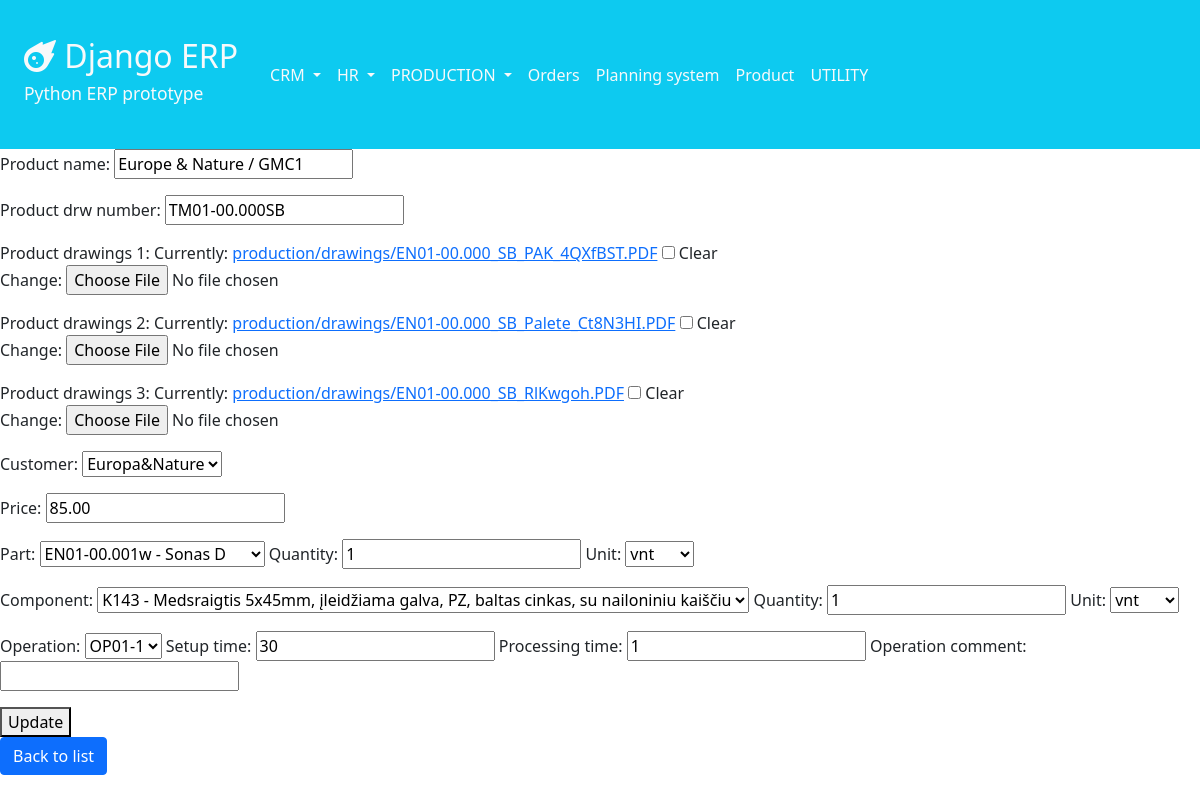
/inventory/products/update/1/, run on the app's committed database.
### inventory/models.py (models this page shows, shortened)
class Product(models.Model):
    code_id = models.CharField(max_length=10, unique=True)
    product_name = models.CharField(max_length=100, unique=True, blank=True, null=True)
    product_drw_number = models.CharField(max_length=35, unique=True, null=True)
    product_drawings_1 = models.FileField(upload_to='production/drawings/', blank=True, null=True)
    product_drawings_2 = models.FileField(upload_to='production/drawings/', blank=True, null=True)
    product_drawings_3 = models.FileField(upload_to='production/drawings/', blank=True, null=True)
    customer = models.ForeignKey(Customer, on_delete=models.RESTRICT, blank=True, null=True)
    price = models.DecimalField(max_digits=7, decimal_places=2, blank=True, null=True)
    class Meta:
        ordering = ['product_drw_number']

class PartsForProduct(models.Model):
    part = models.ForeignKey(Part, on_delete=models.RESTRICT, blank=True, null=True)
    quantity = models.IntegerField(default=1, blank=True, null=True)
    unit = models.ForeignKey(Unit, on_delete=models.RESTRICT, blank=True, null=True)
    product = models.ForeignKey(Product, on_delete=models.RESTRICT, blank=True, null=True)

class ComponentsForProduct(models.Model):
    component = models.ForeignKey(Component, on_delete=models.RESTRICT, blank=True, null=True)
    quantity = models.IntegerField(default=1, blank=True, null=True)
    unit = models.ForeignKey(Unit, on_delete=models.RESTRICT, blank=True, null=True)
    product = models.ForeignKey(Product, on_delete=models.RESTRICT, blank=True, null=True)

class OperationsForProduct(models.Model):
    operation = models.ForeignKey(Operation, on_delete=models.RESTRICT, blank=True, null=True)
    setup_time = models.IntegerField(default=30, blank=True, null=True)
    processing_time = models.IntegerField(default=1, blank=True, null=True)
    operation_comment = models.CharField(max_length=150, blank=True, null=True)
    product = models.ForeignKey(Product, on_delete=models.RESTRICT, blank=True, null=True)

### utility/models.py (models this page shows)
class Unit(models.Model):
    unit = models.CharField(max_length=20, blank=True, null=True)
    description = models.TextField(blank=True, null=True)
    class Meta:
        ordering = ['unit']
    def __str__(self):
        return f'{self.unit}'

### inventory/views.py (the view)
# urls.py: path('products/update/<int:pk>/', views.update_product, name='update_product'),
def update_product(request, pk):
    product = Product.objects.get(pk=pk)
    part = PartsForProduct.objects.get(pk=pk)
    component = ComponentsForProduct.objects.get(pk=pk)
    operation = OperationsForProduct.objects.get(pk=pk)
    if request.method == 'POST':
        form1 = ProductForm(request.POST, instance=product)
        form2 = PartsForProductForm(request.POST, instance=part)
        form3 = ComponentsForProductForm(request.POST, instance=component)
        form4 = OperationsForProductForm(request.POST, instance=operation)
        if form1.is_valid() and form2.is_valid():
            form1.save()
            form2.save()
            form3.save()
            form4.save()
            return redirect('inventory:product_list')
    else:
        form1 = ProductForm(instance=product)
        form2 = PartsForProductForm(instance=part)
        form3 = ComponentsForProductForm(instance=component)
        form4 = OperationsForProductForm(instance=operation)
    context = {
        'form1': form1,
        'form2': form2,
        'form3': form3,
        'form4': form4,
    }
    return render(request, 'inventory/update_product.html', context)

### inventory/forms.py
class ProductForm(forms.ModelForm):
    class Meta:
        model = Product
        fields = [
            'product_name',
            'product_drw_number',
            'product_drawings_1',
            'product_drawings_2',
            'product_drawings_3',
            'customer',
            'price'
        ]

class PartsForProductForm(forms.ModelForm):
    class Meta:
        model = PartsForProduct
        fields = [
            'part',
            'quantity',
            'unit',
        ]

### crm/models.py (called while the page is built)
    def __str__(self):
        return f'{self.customer_name}'

### production/models.py (called while the page is built)
    def __str__(self):
        return f'{self.code_id} - {self.name}'

    def __str__(self):
        return f'{self.part_drawing_code} - {self.part_name}'

    def __str__(self):
        return f'{self.operation_name}'

### inventory/templates/inventory/update_product.html (shortened to what this page needs)
{% extends 'navbar.html' %}
{% block content %}
    <form method="POST">
        {{ form1.as_p }}
        <p>{{ form2.as_table }}</p>
        <p>{{ form3.as_table }}</p>
        <p>{{ form4.as_table }}</p>
        <button type="submit">Update</button>
    </form>
    <a href="{% url 'inventory:product_list' %}" class="btn btn-primary">Back to list</a>
{% endblock %}

### data on the page
Product: product_name "Europe & Nature / GMC1", product_drw_number "TM01-00.000SB", customer "Europa&Nature", price "85.00"
PartsForProduct: part "EN01-00.001w - Sonas D", quantity "1"
Unit: unit "vnt"
ComponentsForProduct: component "K143 - Medsraigtis 5x45mm, įleidžiama galva, PZ, baltas cinkas, su nailoniniu kaiščiu", quantity "1", unit "vnt"
OperationsForProduct: operation "OP01-1", setup_time "30", processing_time "1"
